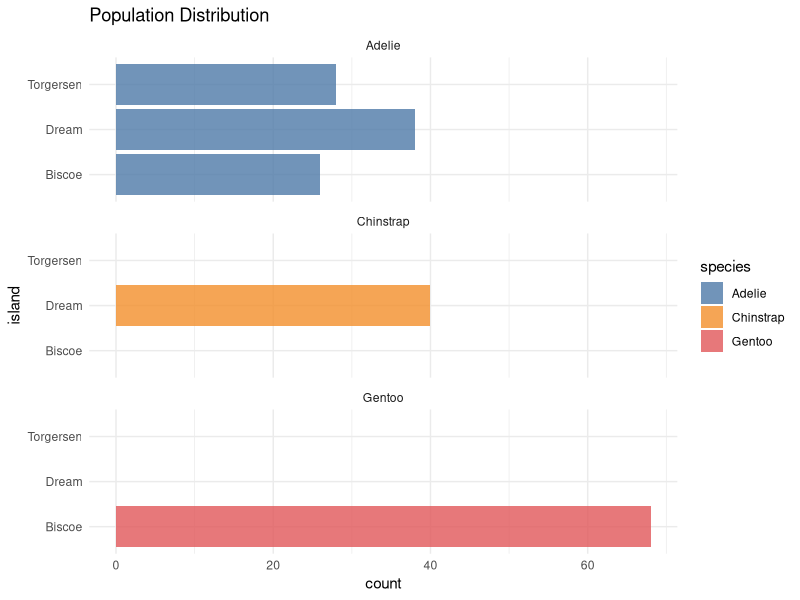
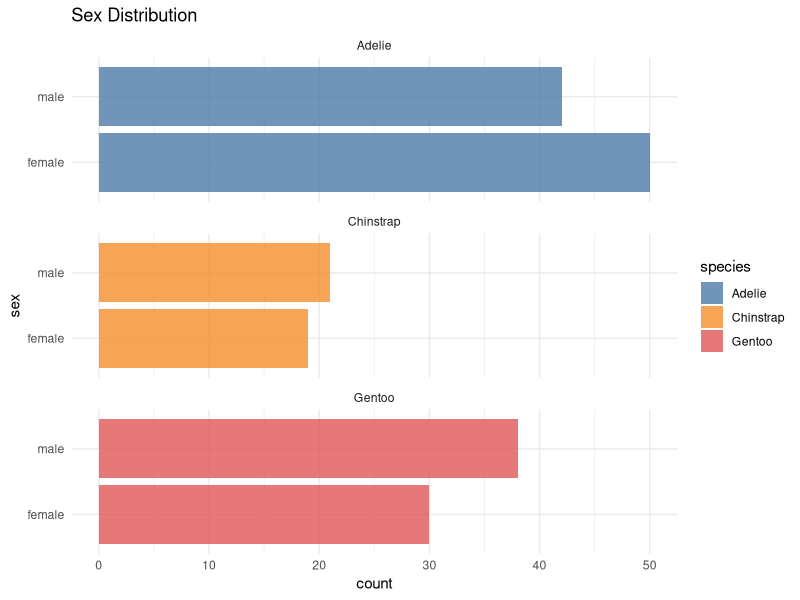
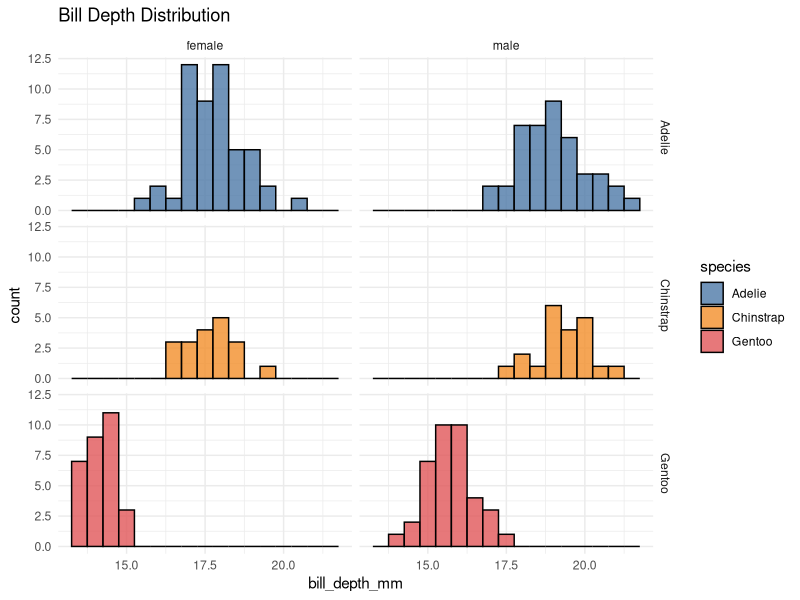
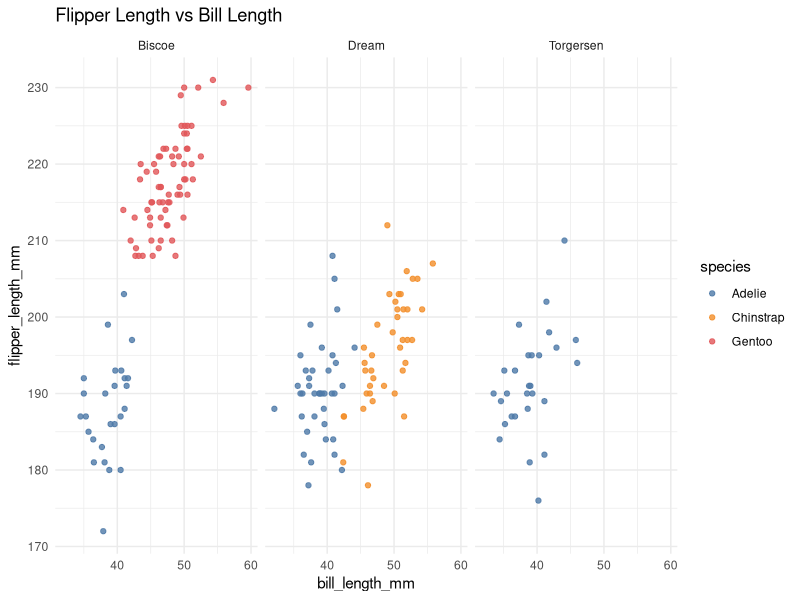
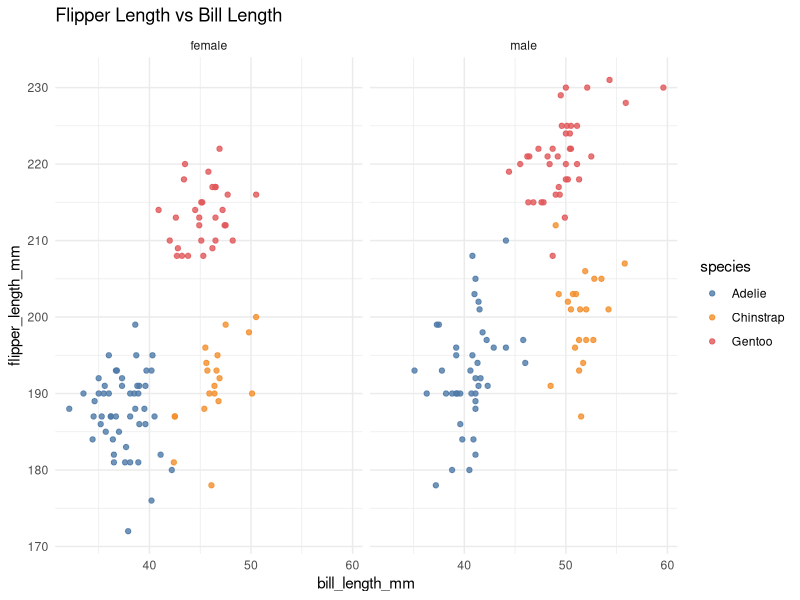
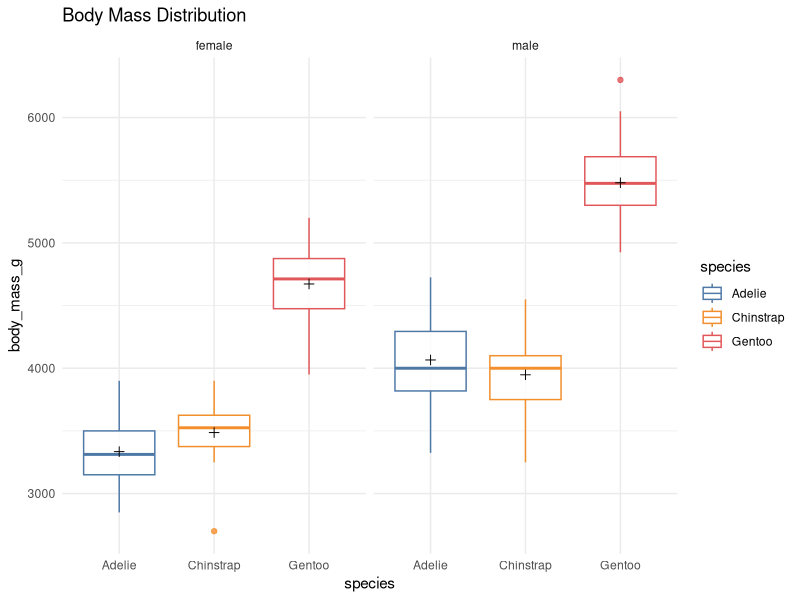
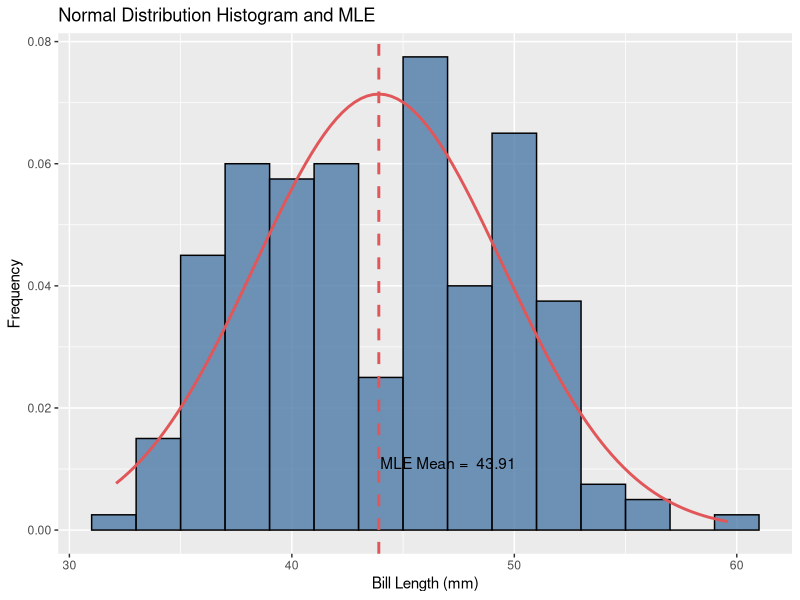
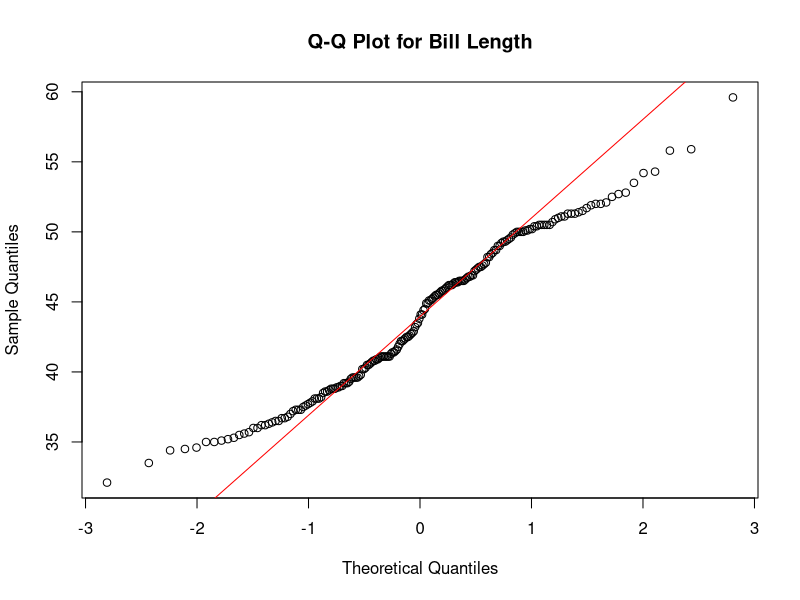

The R script that drew these images, in order:
## ---- chunk 1
knitr::opts_chunk$set(echo = FALSE)
## ---- chunk 2
# Importing the libraries that I am going to use for the analysis.
library(dplyr)
library(ggplot2)
library(knitr)

# Importing the Library and the data set I am going to use.
library(palmerpenguins)
data("penguins")
penguins <- na.omit(penguins)
## ---- chunk 3
# Preparing my unique data set according to my student number.
my.student.number <- 200291237
set.seed(my.student.number)
my.penguins <- penguins[sample(nrow(penguins), 200), ]
## ---- chunk 4
# Define Tableu10 color pallete.
tableau10 <- c(
  "#4E79A7", "#F28E2B", "#E15759", "#76B7B2", "#59A14F",
  "#EDC948", "#B07AA1", "#FF9DA7", "#9C755F", "#BAB0AB"
)
## ---- chunk 5
# Summary of the dataset

summary(my.penguins)
## ---- chunk 6
ggplot(my.penguins, aes(x = island, fill = species)) +
  geom_bar(alpha = 0.8) +
  scale_fill_manual(values = tableau10) +
  theme_minimal() +
  ggtitle("Population Distribution") +
  facet_wrap(~species, ncol = 1) +
  coord_flip()
  
## ---- chunk 7
ggplot(my.penguins, aes(x = sex, fill = species)) +
  geom_bar(alpha = 0.8) +
  scale_fill_manual(values = tableau10) +
  theme_minimal() +
  ggtitle("Sex Distribution") +
  facet_wrap(~species, ncol = 1) +
  coord_flip()
## ---- chunk 8
ggplot(my.penguins, aes(x = bill_depth_mm, fill = species)) +
  geom_histogram(position = "identity", alpha = 0.8, binwidth = 0.5, color = "black") + 
  scale_fill_manual(values = tableau10) + 
  theme_minimal() +
  ggtitle("Bill Depth Distribution") +
  facet_grid(species ~ sex)
## ---- chunk 9
ggplot(my.penguins, aes(x=bill_length_mm, y=flipper_length_mm)) + 
    geom_point(aes(color=species), alpha = 0.8) + facet_wrap(~island) + 
    scale_color_manual(values = tableau10) + 
    theme_minimal() +
    ggtitle("Flipper Length vs Bill Length")
## ---- chunk 10
ggplot(my.penguins, aes(x=bill_length_mm, y=flipper_length_mm)) + 
    geom_point(aes(color=species), alpha = 0.8) + facet_wrap(~sex) + 
    scale_color_manual(values = tableau10) + 
    theme_minimal() +
    ggtitle("Flipper Length vs Bill Length")
## ---- chunk 11
ggplot(my.penguins, aes(y=body_mass_g, x=species)) + 
    geom_boxplot(aes(color=species), alpha = 0.8) + facet_wrap(~sex) + 
    scale_color_manual(values = tableau10) + 
    theme_minimal() +
    ggtitle("Body Mass Distribution") + 
    stat_summary(fun=mean, geom="point", shape=3, size=2) 
## ---- chunk 12
bartlett_result <- bartlett.test(body_mass_g ~ sex, data = my.penguins)

# Printing the results
print(bartlett_result)
## ---- chunk 13
# Extracting the data that I am going to use for t-test
male_penguins <- my.penguins[my.penguins$sex == "male", "body_mass_g"]
female_penguins <- my.penguins[my.penguins$sex == "female", "body_mass_g"]
## ---- chunk 14
# Performing a two-sample t-test
t_test_result <- t.test(male_penguins, female_penguins, var.equal = TRUE)

# Printing the results
print(t_test_result)
## ---- chunk 15

adelie_data <- subset(my.penguins, species == "Adelie")

# Perform ANOVA to assess the impact of "island" on "body_mass_g" for Adelie penguins
anova_result_body_mass <- aov(body_mass_g ~ island, data = adelie_data)

# View the ANOVA table
summary(anova_result_body_mass)
## ---- chunk 16
# Perform ANOVA to assess the impact of "island" on "flipper_length_mm"
anova_result_flipper_length <- aov(flipper_length_mm ~ island, data = adelie_data)

# View the ANOVA table
summary(anova_result_flipper_length)
## ---- chunk 17
# Perform ANOVA to assess the impact of "island" on "flipper_length_mm"
anova_result_bill_length <- aov(bill_length_mm ~ island, data = adelie_data)

# View the ANOVA table
summary(anova_result_bill_length)
## ---- chunk 18
# Select the "bill_length_mm" variable
bill_length_data <- my.penguins$bill_length_mm

# Define the log-likelihood function for the normal distribution
log_likelihood_normal <- function(params) {
  mu <- params[1]
  sigma <- params[2]
  
  log_likelihood <- sum(dnorm(bill_length_data, mean = mu, sd = sigma, log = TRUE))
  
  return(-log_likelihood)  # Negative log-likelihood for maximization
}

# Perform Maximum Likelihood Estimation (MLE)
initial_params <- c(mean(bill_length_data), sd(bill_length_data))
mle_result <- optim(initial_params, log_likelihood_normal, method = "L-BFGS-B")

# Extract estimated parameters
estimated_mean <- mle_result$par[1]
estimated_sd <- mle_result$par[2]

# Print the estimated parameters
cat("Estimated Mean:", estimated_mean, "\n")
cat("Estimated Standard Deviation:", estimated_sd, "\n")
## ---- chunk 19
# Define the desired confidence level
confidence_level <- 0.95

# Calculate the standard error of the estimated mean
standard_error <- estimated_sd / sqrt(length(bill_length_data))

# Calculate the margin of error
margin_of_error <- qnorm((1 + confidence_level) / 2) * standard_error

# Calculate the lower and upper bounds of the confidence interval
lower_bound <- estimated_mean - margin_of_error
upper_bound <- estimated_mean + margin_of_error

# Display the confidence interval
cat("Confidence Interval for the estimated mean : [", lower_bound, ", ", upper_bound, "]\n")

## ---- chunk 20
# Create a histogram with MLE and normal distribution curve 
ggplot(data = my.penguins, aes(x = bill_length_mm)) +
  geom_histogram(aes(y = after_stat(density)), binwidth = 2, fill = tableau10[1], color = "black", alpha = 0.8) +
  stat_function(fun = dnorm, args = list(mean = estimated_mean, sd = estimated_sd), linewidth = 1,  color = tableau10[3]) +
  labs(title = "Normal Distribution Histogram and MLE") +
  xlab("Bill Length (mm)") +
  ylab("Frequency") +
  geom_vline(xintercept = estimated_mean, linetype = "dashed", color = tableau10[3], linewidth = 1) +
  annotate("text", x = estimated_mean, y = 0.01,
           label = paste("MLE Mean = ", round(estimated_mean, 2)), vjust = 0, hjust = -0.01, color = "black")
## ---- chunk 21
# Create a QQ plot for the "bill length".
qqnorm(my.penguins$bill_length_mm, main = "Q-Q Plot for Bill Length")
qqline(my.penguins$bill_length_mm, col = "red")
